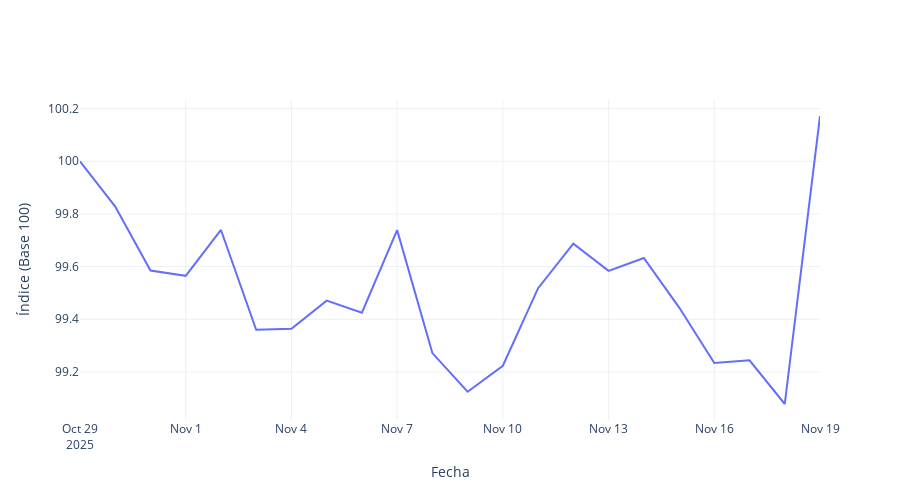

Notebook code cell kept with this figure:
### Code cell
dir_input = Path("data/base100/")
ipc_file = dir_input / "base_alimentos.xlsx"

df_alimentos = pd.read_excel(ipc_file)

df_alimentos["VALOR"] = pd.to_numeric(df_alimentos["VALOR"], errors="coerce")

categorias_alimentos = df_alimentos["CATEGORIA"].unique().tolist()

# Pesos manuales para la división de alimentos
pesos_alimentos = [
    0.384, 1.373, 0.268, 0.103, 1.210, 0.369, 0.206, 3.070, 1.346,
    0.182, 0.184, 0.192, 0.354, 0.354, 2.425, 0.151, 0.096, 0.255,
    0.619, 0.706, 1.303, 0.022, 0.320, 0.075, 0.322, 0.106, 0.137,
    0.059, 2.134, 0.523, 0.220, 0.211, 0.060, 0.095, 0.316
]

# NORMALIZACIÓN 
w_alimentos = 23.928  # Definir w_alimentos 

suma_original = sum(pesos_alimentos)
factor = w_alimentos / suma_original
pesos_norm_alimentos = [p * factor for p in pesos_alimentos]

# Crear dataframe de pesos para alimentos
df_pesos_alimentos = pd.DataFrame({
    "CATEGORIA": categorias_alimentos,
    "PESO": pesos_alimentos,
    "PESO_NORMALIZADO": pesos_norm_alimentos
})

# Convertir los pesos normalizados a una matriz NumPy
w_alimentos = np.array(pesos_norm_alimentos)

# Función de ponderación geométrica
def geom_pond(x, w):
    x = np.array(x)
    return np.exp(np.sum(w * np.log(x)) / np.sum(w))

# Crear el diccionario de IPC por fecha
ipc_alimentos = {}

# Asegurarse de que 'FECHA' sea una columna válida en df_alimentos
for fecha in df_alimentos["FECHA"].unique(): 
    # Filtramos los datos para esa fecha y agrupamos por 'CATEGORIA'
    valores = df_alimentos[df_alimentos["FECHA"] == fecha]["VALOR"].values
    ipc_alimentos[fecha] = geom_pond(valores, w_alimentos)  # Usamos los valores de la columna 'VALOR'

# Convertir a una serie final ordenada por fecha
ipc_alimentos = pd.Series(ipc_alimentos)
ipc_alimentos.index = pd.to_datetime(ipc_alimentos.index)
ipc_alimentos = ipc_alimentos.sort_index()

# Convertir ipc_alimentos a DataFrame para concatenarlo con df_alimentos
df_ipc_alimentos = ipc_alimentos.reset_index()
df_ipc_alimentos.columns = ["FECHA", "VALOR"]

# Agregar un identificador de categoría general para el IPC de alimentos
df_ipc_alimentos["CATEGORIA"] = "Índice Alimentos"

# Concatenar los datos originales con la fila calculada para IPC
df_alimentos = pd.concat([df_alimentos, df_ipc_alimentos], ignore_index=True)


#######################################################################
fig = go.Figure()

fig.add_trace(go.Scatter(
    x=ipc_alimentos.index,
    y=ipc_alimentos.values,
    mode="lines",
    name="Índice (Base 100)",
    line=dict(width=2)
))

fig.update_layout(
    title=None,
    xaxis_title="Fecha",
    yaxis_title="Índice (Base 100)",
    template="plotly_white",
    hovermode="x unified",
    width=900,
    height=500
)

fig.show()

fig.write_image("results/indice_alimentos.pdf")

### Figure 1 — Plotly figure (JSON) as saved in the notebook; plotly's stock layout.template omitted (floating-point values rounded to 4 significant figures)
{"data": [{"line": {"width": 2}, "mode": "lines", "name": "Índice (Base 100)", "type": "scatter", "x": ["2025-10-29T00:00:00", "2025-10-30T00:00:00", "2025-10-31T00:00:00", "2025-11-01T00:00:00", "2025-11-02T00:00:00", "2025-11-03T00:00:00", "2025-11-04T00:00:00", "2025-11-05T00:00:00", "2025-11-06T00:00:00", "2025-11-07T00:00:00", "2025-11-08T00:00:00", "2025-11-09T00:00:00", "2025-11-10T00:00:00", "2025-11-11T00:00:00", "2025-11-12T00:00:00", "2025-11-13T00:00:00", "2025-11-14T00:00:00", "2025-11-15T00:00:00", "2025-11-16T00:00:00", "2025-11-17T00:00:00", "2025-11-18T00:00:00", "2025-11-19T00:00:00"], "y": [100.0, 99.83, 99.59, 99.57, 99.74, 99.36, 99.36, 99.47, 99.42, 99.74, 99.27, 99.12, 99.22, 99.52, 99.69, 99.58, 99.63, 99.45, 99.23, 99.24, 99.08, 100.2]}], "layout": {"height": 500, "hovermode": "x unified", "title": {}, "width": 900, "xaxis": {"title": {"text": "Fecha"}}, "yaxis": {"title": {"text": "Índice (Base 100)"}}}}
